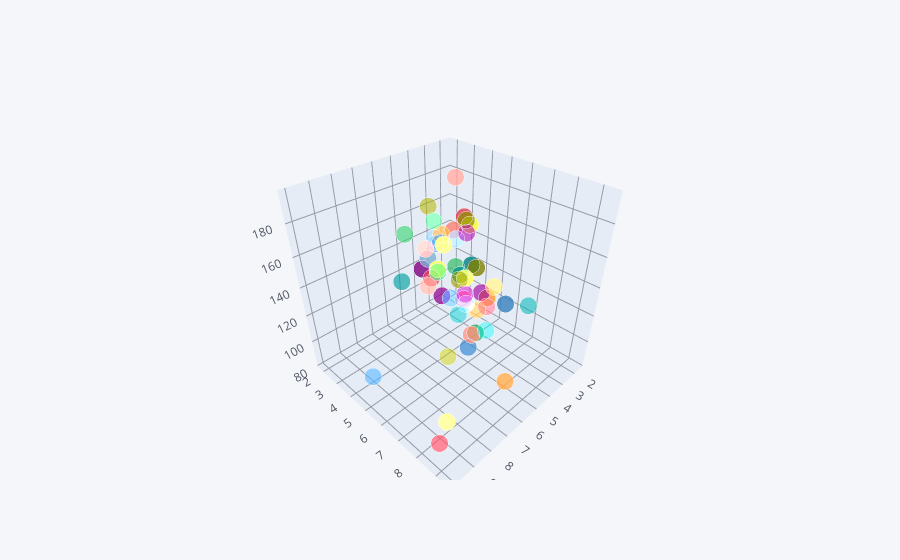

This figure's notebook cell:
### Code cell
ds2.iplot(x='alcohol',y='speeding',z='ins_losses',kind='scatter3d')
#3d plotting of values
